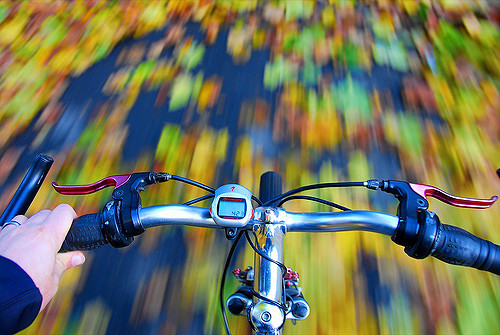
#> input picture 1D_analysis/motion_bike.jpg, 500 x 335 px
$ python cart2pol.py   (Python 2 division)   (older library calls are emulated)
#> lines starting #> are read from the running program, lines starting #| are printed output that depends on the picture; long printed decimals are rounded
import numpy as np
import cv2
from matplotlib import pyplot as plt

dim = 10


img = cv2.imread('motion_bike.jpg',0)
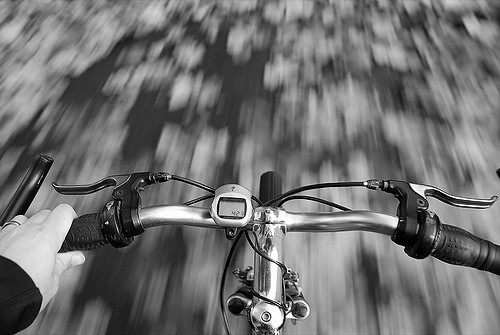
#> img: shape (335, 500); min 0, max 255, mean 111.8

trim = img[0:dim,0:dim]
trim = trim - np.mean(trim)

dft = cv2.dft(np.float32(trim), flags = cv2.DFT_COMPLEX_OUTPUT)
dft_shift = np.fft.fftshift(dft)

mag = cv2.magnitude(dft_shift[:,:,0],dft_shift[:,:,1])

i=0
j=0
k=0

# This gives half the side length of the square matrix
d= mag.shape[0]/2
#> d = 5

# The maximum value of r that we'll find
rmax = np.int(np.sqrt(d**2+d**2))
#> rmax = 7
rArray = np.zeros((rmax+1), dtype = float)
#> rArray = [0, 0, 0, 0, 0, 0, 0, 0]
rTemp = []

while (k<rmax+1):
    while i<mag.shape[0]:
        while j<mag.shape[1]:
            x = j-d
            y = i-d
            r = np.sqrt(x**2+y**2)
            if (r==k):
                rTemp.append(mag[i,j])

            j+=1
        i+=1
        j=0
    rArray[k]=np.mean(rTemp)
    k+=1
    i=0
    j=0
#> after the loop, k = 8; rArray = [0, 325.2, 271.5, 238.8, 218.3, 153, 153, 153]; rTemp = 27 values, max 658.9 at index 2, min 0 at index 0, mean 153

print rArray
#| [  0.         325.245 271.507 238.775 218.316
#|  152.990 152.990 152.990]

adj_rArray = np.divide(rArray,np.max(rArray))
#> adj_rArray = [0, 1, 0.835, 0.734, 0.671, 0.47, 0.47, 0.47]

plt.plot(adj_rArray)

plt.show()
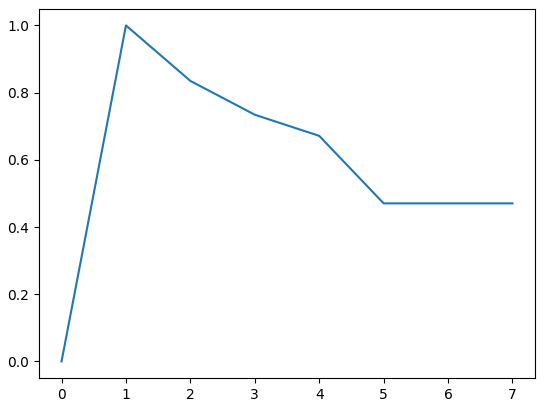
#> figure drawn by matplotlib, 1 panel
